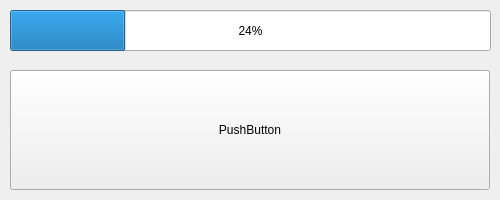
<?xml version="1.0" encoding="UTF-8"?>
<ui version="4.0">
 <class>MainWindow</class>
 <widget class="QMainWindow" name="MainWindow">
  <property name="geometry">
   <rect>
    <x>0</x>
    <y>0</y>
    <width>500</width>
    <height>200</height>
   </rect>
  </property>
  <property name="sizePolicy">
   <sizepolicy hsizetype="Fixed" vsizetype="Fixed">
    <horstretch>0</horstretch>
    <verstretch>0</verstretch>
   </sizepolicy>
  </property>
  <property name="windowTitle">
   <string>MainWindow</string>
  </property>
  <property name="documentMode">
   <bool>false</bool>
  </property>
  <widget class="QWidget" name="centralwidget">
   <widget class="QPushButton" name="btnPlay">
    <property name="geometry">
     <rect>
      <x>10</x>
      <y>70</y>
      <width>480</width>
      <height>120</height>
     </rect>
    </property>
    <property name="text">
     <string>PushButton</string>
    </property>
   </widget>
   <widget class="QProgressBar" name="progressBar">
    <property name="geometry">
     <rect>
      <x>10</x>
      <y>10</y>
      <width>481</width>
      <height>41</height>
     </rect>
    </property>
    <property name="value">
     <number>24</number>
    </property>
    <property name="alignment">
     <set>Qt::AlignCenter</set>
    </property>
    <property name="textVisible">
     <bool>true</bool>
    </property>
    <property name="orientation">
     <enum>Qt::Horizontal</enum>
    </property>
    <property name="invertedAppearance">
     <bool>false</bool>
    </property>
    <property name="textDirection">
     <enum>QProgressBar::TopToBottom</enum>
    </property>
    <property name="format">
     <string extracomment="Watched">%p%</string>
    </property>
   </widget>
  </widget>
 </widget>
 <resources/>
 <connections/>
</ui>
